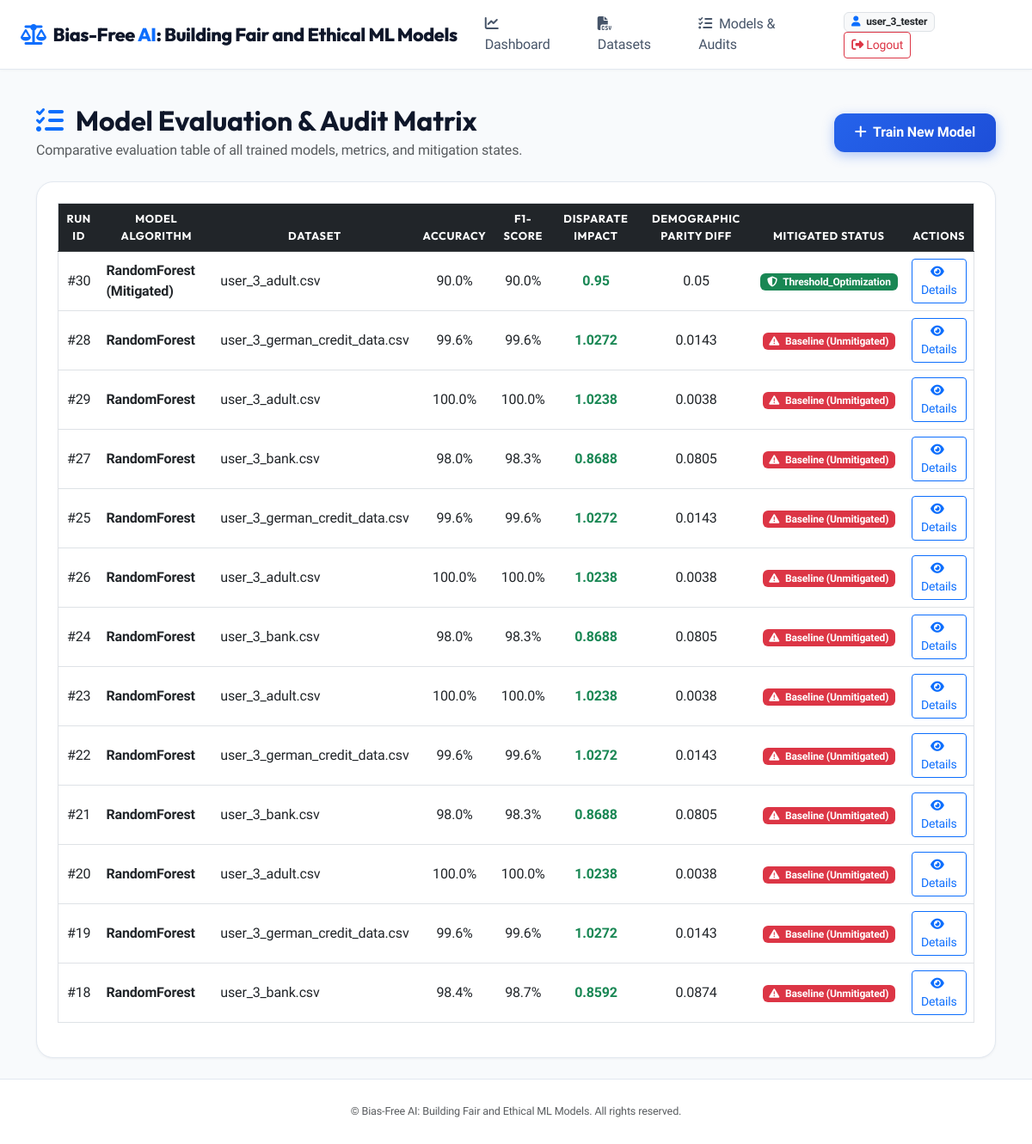
The app's page /evaluation (signed in) with its own data.
### tables this page shows
CREATE TABLE model_runs (
    id INTEGER PRIMARY KEY AUTOINCREMENT,
    user_id INTEGER NOT NULL,
    dataset_id INTEGER NOT NULL,
    model_name VARCHAR(100) NOT NULL,
    accuracy REAL NOT NULL,
    precision_score REAL NOT NULL,
    recall_score REAL NOT NULL,
    f1_score REAL NOT NULL,
    disparate_impact REAL NOT NULL,
    demographic_parity_diff REAL NOT NULL,
    equalized_odds_diff REAL NOT NULL,
    equal_opportunity_diff REAL NOT NULL,
    is_mitigated BOOLEAN DEFAULT 0,
    mitigation_method VARCHAR(100) DEFAULT 'None',
    confusion_matrix_json TEXT NOT NULL,
    fairness_status VARCHAR(50) DEFAULT 'Unchecked',
    created_at TIMESTAMP DEFAULT CURRENT_TIMESTAMP, group_metrics_json TEXT DEFAULT NULL,
    FOREIGN KEY (user_id) REFERENCES users(id) ON DELETE CASCADE,
    FOREIGN KEY (dataset_id) REFERENCES datasets(id) ON DELETE CASCADE
);

CREATE TABLE datasets (
    id INTEGER PRIMARY KEY AUTOINCREMENT,
    user_id INTEGER NOT NULL,
    filename VARCHAR(255) NOT NULL,
    filepath VARCHAR(255) NOT NULL,
    row_count INTEGER DEFAULT 0,
    column_count INTEGER DEFAULT 0,
    target_column VARCHAR(100),
    sensitive_column VARCHAR(100),
    privileged_group VARCHAR(100),
    unprivileged_group VARCHAR(100),
    uploaded_at TIMESTAMP DEFAULT CURRENT_TIMESTAMP, csv_content TEXT,
    FOREIGN KEY (user_id) REFERENCES users(id) ON DELETE CASCADE
);

### app.py (the view)
@app.route('/evaluation')
@login_required
def evaluation_page():
    conn = get_db_connection()
    cursor = conn.cursor()
    cursor.execute(
        """SELECT m.*, d.filename FROM model_runs m
           JOIN datasets d ON m.dataset_id = d.id
           WHERE m.user_id = ? ORDER BY m.created_at DESC""",
        (session['user_id'],)
    )
    model_runs = [dict(r) for r in cursor.fetchall()]
    conn.close()
    return render_template('evaluation.html', model_runs=model_runs)

### app.py (called while the page is built)
def login_required(f):
    from functools import wraps
    @wraps(f)
    def decorated_function(*args, **kwargs):
        if 'user_id' not in session:
            flash('Please log in to access this page.', 'warning')
            return redirect(url_for('login_page'))
        return f(*args, **kwargs)
    return decorated_function

### models/auth.py (called while the page is built)
def get_db_connection():
    db_url = os.environ.get('DATABASE_URL')
    if db_url and HAS_PSYCOPG2:
        conn = psycopg2.connect(db_url)
        return Psycopg2ConnectionWrapper(conn)
    conn = sqlite3.connect(Config.DATABASE_PATH, timeout=30.0)
    conn.row_factory = sqlite3.Row
    return conn

### templates/evaluation.html (shortened to what this page needs)
{% extends "base.html" %}
{% block content %}
<div class="container py-4">
    <div class="d-flex justify-content-between align-items-center mb-4">
        <div>
            <h2 class="fw-bold mb-1"><i class="fa-solid fa-list-check text-primary me-2"></i> Model Evaluation & Audit Matrix</h2>
            <p class="text-muted mb-0">Comparative evaluation table of all trained models, metrics, and mitigation states.</p>
        </div>
        <a href="{{ url_for('upload_page') }}" class="btn btn-primary-custom"><i class="fa-solid fa-plus me-1"></i> Train New Model</a>
    </div>
    <div class="card card-custom p-4">
        {% if model_runs %}
            <div class="table-responsive">
                <table class="table table-hover align-middle border">
                    <thead class="table-dark text-center">
                        <tr>
                            <th>Run ID</th>
                            <th>Model Algorithm</th>
                            <th>Dataset</th>
                            <th>Accuracy</th>
                            <th>F1-Score</th>
                            <th>Disparate Impact</th>
                            <th>Demographic Parity Diff</th>
                            <th>Mitigated Status</th>
                            <th>Actions</th>
                        </tr>
                    </thead>
                    <tbody class="text-center">
                        {% for run in model_runs %}
                        <tr>
                            <td>#{{ run.id }}</td>
                            <td class="fw-bold text-start">{{ run.model_name }}</td>
                            <td class="text-start">{{ run.filename }}</td>
                            <td>{{ (run.accuracy * 100)|round(1) }}%</td>
                            <td>{{ (run.f1_score * 100)|round(1) }}%</td>
                            <td class="fw-bold {{ 'text-danger' if run.disparate_impact < 0.8 else 'text-success' }}">{{ run.disparate_impact }}</td>
                            <td>{{ run.demographic_parity_diff }}</td>
                            <td>
                                {% if run.is_mitigated %}
                                    <span class="badge bg-success"><i class="fa-solid fa-shield-halved me-1"></i> {{ run.mitigation_method }}</span>
                                {% else %}
                                    <span class="badge bg-danger"><i class="fa-solid fa-triangle-exclamation me-1"></i> Baseline (Unmitigated)</span>
                                {% endif %}
                            </td>
                            <td>
                                <a href="{{ url_for('bias_detection_page', model_run_id=run.id) }}" class="btn btn-sm btn-outline-primary"><i class="fa-solid fa-eye me-1"></i> Details</a>
                            </td>
                        </tr>
                        {% endfor %}
                    </tbody>
                </table>
            </div>
        {% else %}
            <div class="text-center py-5 text-muted">
                <i class="fa-solid fa-list-check fa-3x mb-3"></i>
                <p>No model runs available for evaluation.</p>
            </div>
        {% endif %}
    </div>
</div>
{% endblock %}

### static/css/style.css (style rules this page uses)
:root { --primary-color: #2563eb; --primary-hover: #1d4ed8; --secondary-color: #475569; --accent-glow: rgba(37, 99, 235, 0.12); --success-color: #10b981; --warning-color: #f59e0b; --danger-color: #ef4444; --bg-gradient: #f8fafc; --card-bg: #ffffff; --card-border: #e2e8f0; --card-shadow: 0 1px 3px rgba(15, 23, 42, 0.05); }
body { font-family: 'Plus Jakarta Sans', system-ui, -apple-system, sans-serif; background: #f8fafc; color: #0f172a; min-height: 100vh; display: flex; flex-direction: column; letter-spacing: -0.01em; }
h1, h2, h3, h4, h5, h6, .hero-title, .navbar-brand { font-family: 'Outfit', sans-serif; }
.card-custom { background: var(--card-bg); border: 1px solid var(--card-border); border-radius: 1.25rem; box-shadow: var(--card-shadow); transition: transform 0.25s ease, box-shadow 0.25s ease, border-color 0.25s ease; }
.btn-primary-custom { background: linear-gradient(135deg, #2563eb 0%, #1d4ed8 100%); color: white; border: none; padding: 0.65rem 1.5rem; border-radius: 0.75rem; font-weight: 700; box-shadow: 0 4px 14px rgba(37, 99, 235, 0.35); transition: all 0.25s cubic-bezier(0.4, 0, 0.2, 1); }
.table { border-color: #e2e8f0; }
.table th { font-family: 'Outfit', sans-serif; font-weight: 700; text-transform: uppercase; font-size: 0.8rem; letter-spacing: 0.05em; }

### records on screen
model_runs: id "30", model_name "RandomForest (Mitigated)", filename "user_3_adult.csv", (run.accuracy*100)|round(1) "90.0", (run.f1_score*100)|round(1) "90.0", disparate_impact "0.95", demographic_parity_diff "0.05", mitigation_method "Threshold_Optimization"
model_runs: id "28", model_name "RandomForest", filename "user_3_german_credit_data.csv", (run.accuracy*100)|round(1) "99.6", (run.f1_score*100)|round(1) "99.6", disparate_impact "1.0272", demographic_parity_diff "0.0143", is_mitigated False (drawn)
model_runs: id "29", model_name "RandomForest", filename "user_3_adult.csv", (run.accuracy*100)|round(1) "100.0", (run.f1_score*100)|round(1) "100.0", disparate_impact "1.0238", demographic_parity_diff "0.0038", is_mitigated False (drawn)
model_runs: id "27", model_name "RandomForest", filename "user_3_bank.csv", (run.accuracy*100)|round(1) "98.0", (run.f1_score*100)|round(1) "98.3", disparate_impact "0.8688", demographic_parity_diff "0.0805", is_mitigated False (drawn)
model_runs: id "25", model_name "RandomForest", filename "user_3_german_credit_data.csv", (run.accuracy*100)|round(1) "99.6", (run.f1_score*100)|round(1) "99.6", disparate_impact "1.0272", demographic_parity_diff "0.0143", is_mitigated False (drawn)
model_runs: id "26", model_name "RandomForest", filename "user_3_adult.csv", (run.accuracy*100)|round(1) "100.0", (run.f1_score*100)|round(1) "100.0", disparate_impact "1.0238", demographic_parity_diff "0.0038", is_mitigated False (drawn)
model_runs: id "24", model_name "RandomForest", filename "user_3_bank.csv", (run.accuracy*100)|round(1) "98.0", (run.f1_score*100)|round(1) "98.3", disparate_impact "0.8688", demographic_parity_diff "0.0805", is_mitigated False (drawn)
model_runs: id "23", model_name "RandomForest", filename "user_3_adult.csv", (run.accuracy*100)|round(1) "100.0", (run.f1_score*100)|round(1) "100.0", disparate_impact "1.0238", demographic_parity_diff "0.0038", is_mitigated False (drawn)
model_runs: id "22", model_name "RandomForest", filename "user_3_german_credit_data.csv", (run.accuracy*100)|round(1) "99.6", (run.f1_score*100)|round(1) "99.6", disparate_impact "1.0272", demographic_parity_diff "0.0143", is_mitigated False (drawn)
model_runs: id "21", model_name "RandomForest", filename "user_3_bank.csv", (run.accuracy*100)|round(1) "98.0", (run.f1_score*100)|round(1) "98.3", disparate_impact "0.8688", demographic_parity_diff "0.0805", is_mitigated False (drawn)
model_runs: id "20", model_name "RandomForest", filename "user_3_adult.csv", (run.accuracy*100)|round(1) "100.0", (run.f1_score*100)|round(1) "100.0", disparate_impact "1.0238", demographic_parity_diff "0.0038", is_mitigated False (drawn)
model_runs: id "19", model_name "RandomForest", filename "user_3_german_credit_data.csv", (run.accuracy*100)|round(1) "99.6", (run.f1_score*100)|round(1) "99.6", disparate_impact "1.0272", demographic_parity_diff "0.0143", is_mitigated False (drawn)
model_runs: id "18", model_name "RandomForest", filename "user_3_bank.csv", (run.accuracy*100)|round(1) "98.4", (run.f1_score*100)|round(1) "98.7", disparate_impact "0.8592", demographic_parity_diff "0.0874", is_mitigated False (drawn)

### other values on screen
{{ session.username }} "user_3_tester"
